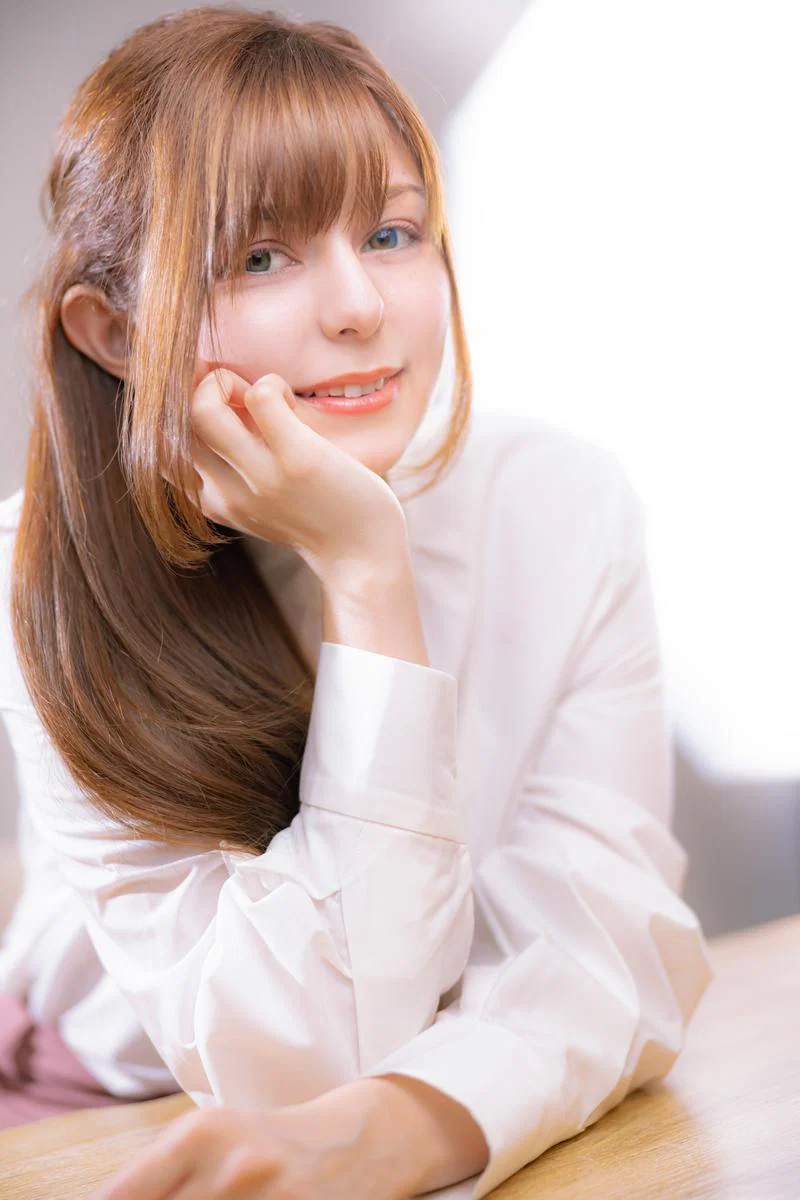
#> input picture assets/images/launcher/src_portrait.webp, 800 x 1200 px
$ python gen_launcher_icon_photo.py
#> lines starting #> are read from the running program, lines starting #| are printed output that depends on the picture; after the words box and inside, x2 and y2 are one past the last pixel; in counts of white or black regions, pixels touching at a corner belong together
#> in main, photo is the input picture: PIL image 800x1200 RGB; mean R, G, B 209.5, 189.1, 183.5
# -*- coding: utf-8 -*-
"""📷 写真からランチャーアイコンを作る。**現在使っているのはこちら。**

手描き版は `gen_launcher_icon.py`（コードで顔を描く方）に残してある。
写真に差し替えたので、ふだんはこのファイルだけ回せばよい。

■ Android アダプティブアイコンの寸法（ここを間違えると顔が切れる）
レイヤーは 108dp 四方だが、**実際に見えるのは中央 72dp＝66.7% だけ**。
外周 18dp はマスクと視差ぶんの余白で、どの端末でも表示されない。

  1024 * 72/108 = 682.7px  ← ここに顔が収まっていないと切れる

なので「見せたい正方形」をそのまま 1024 にするのではなく、
**1.5倍に広げた正方形を 1024 にする**。すると見せたい部分が
ちょうど中央 683px に来る。

■ 元写真からはみ出すぶん
1.5倍に広げると元写真の外に出る。外周は**どうせ見えない**ので、
端のピクセルを引き伸ばして埋めている（`ImageOps.expand` ではなく
クロップ＋リサイズで端を複製）。ここに凝る必要はない。

■ 加工
そのまま貼ると、白い壁紙のランチャーで輪郭が消える。
- 少しだけ暖色に寄せる（青を落とす）
- コントラストと彩度を軽く上げる
- **周辺減光を入れる**。これが無いと、丸く切り抜かれたときに
  右側の白飛びが背景と溶けて、輪郭が分からなくなる

出力:
  assets/images/launcher/icon_ios.png                  1024 全面（アルファ無し）
  assets/images/launcher/icon_adaptive_background.png  1024 下地
  assets/images/launcher/icon_adaptive_foreground.png  1024 写真（全面）
  web/icons/*.png, web/favicon.png

使い方:
  python tools/gen_launcher_icon_photo.py
  dart run flutter_launcher_icons
"""

import os
from PIL import Image, ImageDraw, ImageEnhance, ImageFilter

S = 1024
SAFE = 72 / 108          # アダプティブアイコンで見える割合

HERE = os.path.dirname(os.path.dirname(os.path.abspath(__file__)))
OUT = os.path.join(HERE, "assets", "images", "launcher")
WEB = os.path.join(HERE, "web")

SRC = os.path.join(
    HERE, "assets", "images", "launcher", "src_portrait.webp")

# 顔の中心と、見せたい正方形の一辺（元写真のピクセル）。
# ここだけ触れば構図を変えられる。
FACE_CX, FACE_CY, FACE_S = 345, 305, 620


def _crop_square(im, cx, cy, size):
    """[cx,cy] を中心に一辺 [size] で切る。はみ出したぶんは端を複製する。"""
#> called with cx = 345, cy = 325, size = 700
    w, h = im.size
#> w = 800; h = 1200
    x0, y0 = cx - size // 2, cy - size // 2
    canvas = Image.new("RGB", (size, size))
#> canvas: PIL image 700x700 RGB; every value is 0

    # 元写真に収まる範囲
    sx0, sy0 = max(0, x0), max(0, y0)
    sx1, sy1 = min(w, x0 + size), min(h, y0 + size)
#> sx1 = 695; sy1 = 675
    inner = im.crop((sx0, sy0, sx1, sy1))
    canvas.paste(inner, (sx0 - x0, sy0 - y0))

    # はみ出したぶんを端の1列/1行で埋める。見えない場所なので雑でよい。
    if sx0 - x0 > 0:
        edge = inner.crop((0, 0, 1, inner.height))
        canvas.paste(edge.resize((sx0 - x0, inner.height)), (0, sy0 - y0))
    if x0 + size - sx1 > 0:
        edge = inner.crop((inner.width - 1, 0, inner.width, inner.height))
        canvas.paste(edge.resize((x0 + size - sx1, inner.height)),
                     (sx1 - x0, sy0 - y0))
    if sy0 - y0 > 0:
        band = canvas.crop((0, sy0 - y0, size, sy0 - y0 + 1))
        canvas.paste(band.resize((size, sy0 - y0)), (0, 0))
    if y0 + size - sy1 > 0:
        band = canvas.crop((0, sy1 - y0 - 1, size, sy1 - y0))
        canvas.paste(band.resize((size, y0 + size - sy1)), (0, sy1 - y0))
    return canvas


def _grade(im):
    """色を整える。やりすぎると肌が不自然になるので、どれも軽く。"""
    im = ImageEnhance.Color(im).enhance(1.12)
    im = ImageEnhance.Contrast(im).enhance(1.08)
    im = ImageEnhance.Brightness(im).enhance(1.02)
    # 暖色へ。青チャンネルを少しだけ落とす。
    r, g, b = im.split()
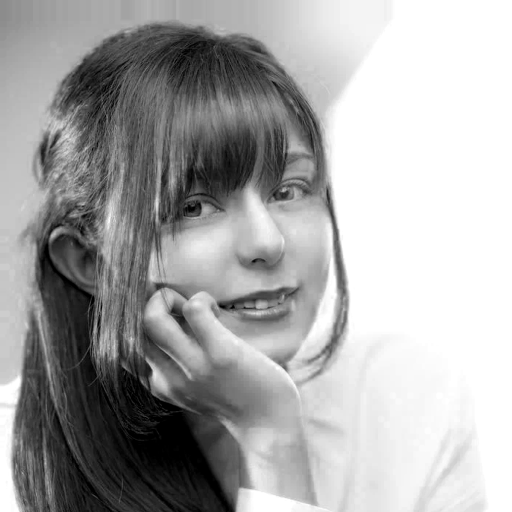
#> b: PIL image 1024x1024 L (shown at 1/2 size); min 0, max 255, mean 167.1
    b = b.point(lambda v: int(v * 0.965))
    r = r.point(lambda v: min(255, int(v * 1.015)))
    return Image.merge("RGB", (r, g, b))


def _vignette(im, strength=0.30):
    """周辺減光。丸く切り抜かれたときに輪郭を出すために要る。"""
#> called with strength = 0.26
    w, h = im.size
#> w = 1024; h = 1024
    mask = Image.new("L", (w, h), 0)
#> mask: PIL image 1024x1024 L; every value is 0
    ImageDraw.Draw(mask).ellipse(
        [w * 0.02, h * 0.02, w * 0.98, h * 0.98], fill=255)
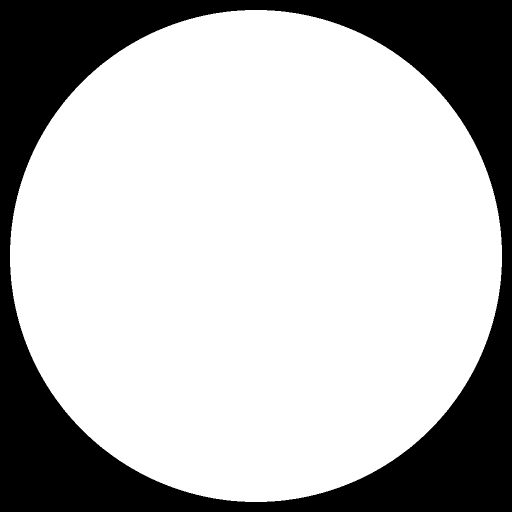
#> mask: PIL image 1024x1024 L (shown at 1/2 size); 72.5% white; 1 black region, box (x1, y1, x2, y2) and area: (0, 0, 1024, 1024) 288240
    mask = mask.filter(ImageFilter.GaussianBlur(w * 0.13))
    dark = ImageEnhance.Brightness(im).enhance(1 - strength)
    return Image.composite(im, dark, mask)


def main():
    if not os.path.exists(SRC):
        raise SystemExit(f"元写真がない: {SRC}")
    photo = Image.open(SRC).convert("RGB")

    # ① iOS / ストア用。角まで見えるので、少し引いた構図にする。
    ios = _crop_square(photo, FACE_CX, FACE_CY + 20, 700)
    ios = _vignette(_grade(ios.resize((S, S), Image.LANCZOS)), 0.26)
    ios.save(os.path.join(OUT, "icon_ios.png"))

    # ② アダプティブ前景。**1.5倍に広げてから 1024 にする**（冒頭の説明）。
    outer = int(FACE_S / SAFE)
    fg = _crop_square(photo, FACE_CX, FACE_CY, outer)
#> call 2 of _crop_square, with cx = 345, cy = 305, size = 930
#> in _crop_square (call 2), `canvas = Image.new("RGB", (size, size))`: canvas: PIL image 930x930 RGB; every value is 0
#> in _crop_square (call 2), `inner = im.crop((sx0, sy0, sx1, sy1))`:
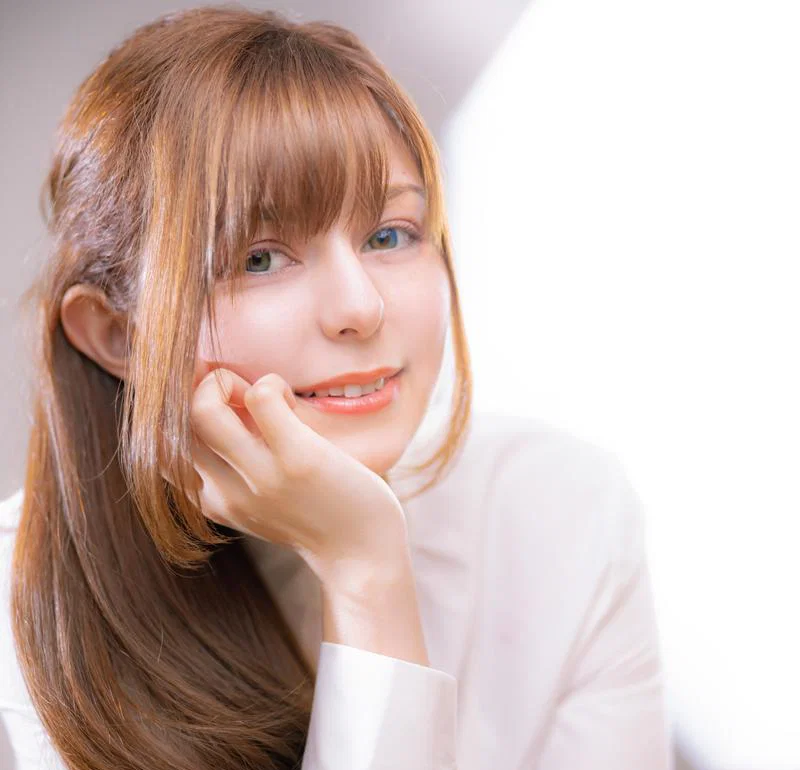
#> inner: PIL image 800x770 RGB; mean R, G, B 206.4, 185.5, 179.1
    fg = _vignette(_grade(fg.resize((S, S), Image.LANCZOS)), 0.30)
#> call 2 of _vignette, with strength = 0.3
#> in _vignette (call 2), `dark = ImageEnhance.Brightness(im).enhance(1 - strength)`:
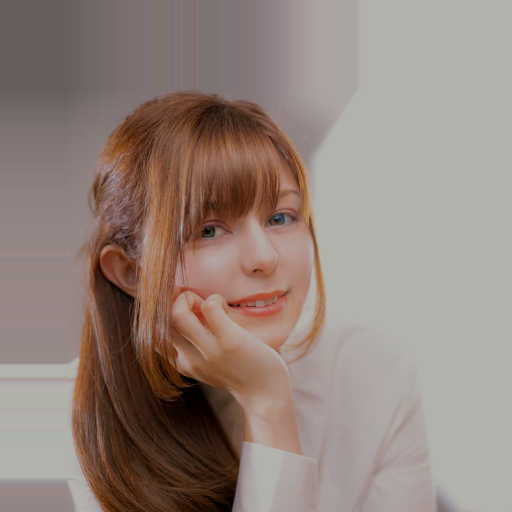
#> dark: PIL image 1024x1024 RGB (shown at 1/2 size); mean R, G, B 147.3, 131.5, 123.8
#> in _vignette (call 2), `return Image.composite(im, dark, mask)`:
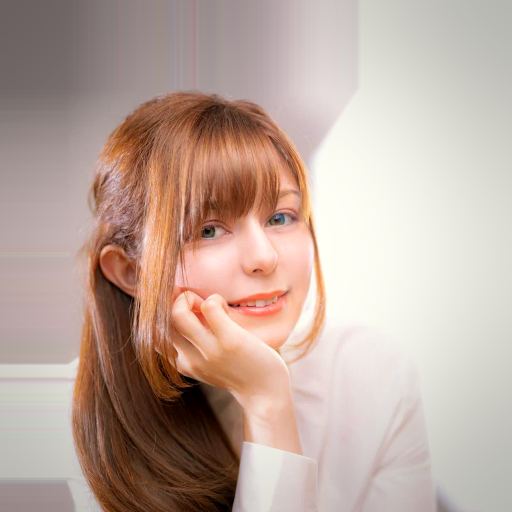
#> returned value: PIL image 1024x1024 RGB (shown at 1/2 size); mean R, G, B 189.7, 168.5, 158.1
    fg.convert("RGBA").save(
        os.path.join(OUT, "icon_adaptive_foreground.png"))

    # ③ アダプティブ背景。前景が全面を覆うので、ふだんは見えない。
    #    端末が前景を縮めたときに透ける下地として、髪の色を置いておく。
    Image.new("RGB", (S, S), (168, 122, 92)).save(
        os.path.join(OUT, "icon_adaptive_background.png"))
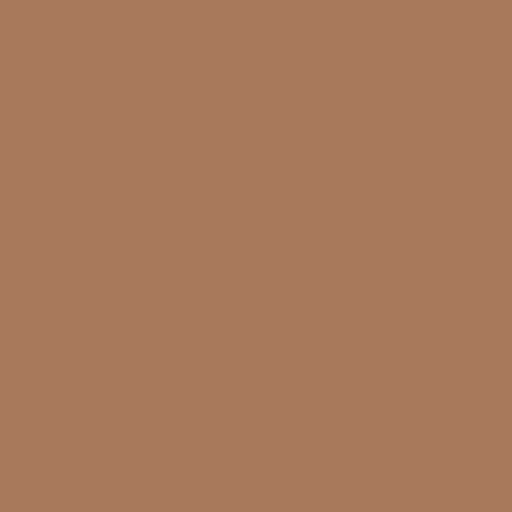
#> saved as icon_adaptive_background.png: PIL image 1024x1024 RGB (shown at 1/2 size); mean R, G, B 168, 122, 92

    # ④ Web
    for path, n in [("icons/Icon-192.png", 192), ("icons/Icon-512.png", 512),
                    ("icons/Icon-maskable-192.png", 192),
                    ("icons/Icon-maskable-512.png", 512),
                    ("favicon.png", 32)]:
        ios.resize((n, n), Image.LANCZOS).save(os.path.join(WEB, path))
#> this loop made 5 passes
#> pass 2, in main, `ios.resize((n, n), Image.LANCZOS).save(os.path.join(WEB, path))`:
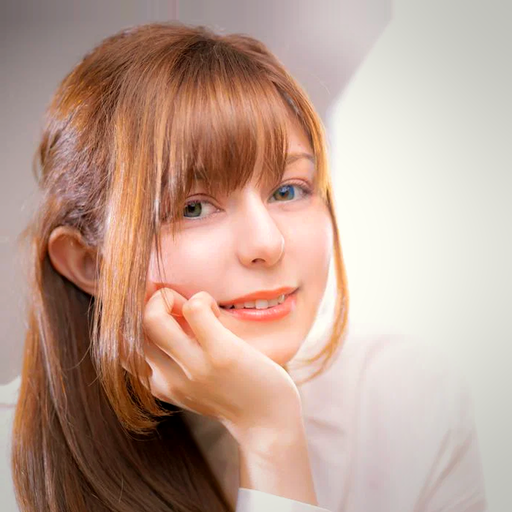
#> saved as Icon-512.png: PIL image 512x512 RGB; mean R, G, B 189.9, 160.4, 146.2

    print("wrote launcher + web icons")


if __name__ == "__main__":
    main()
